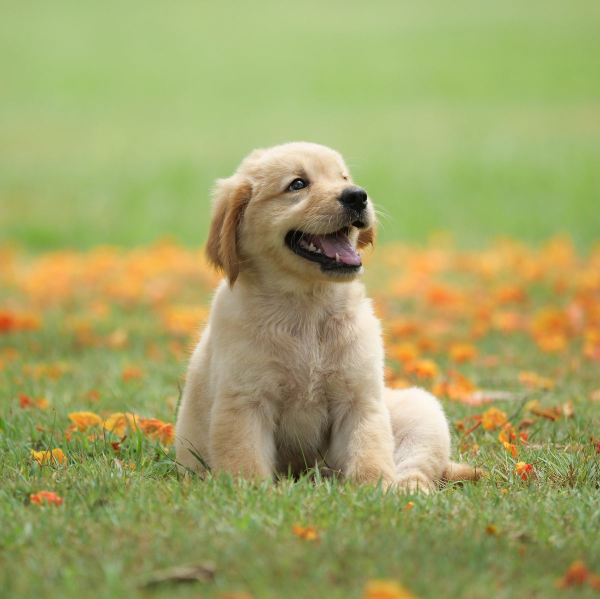
#> input picture lab-session/02-image-processing-basics/data/dog1.jpg, 1200 x 1197 px (shown at 1/2 size)
$ jupyter execute image_processing_basics_lab.ipynb   (text cells are left out)
#> lines starting #> are read from the running program, lines starting #| are printed output that depends on the picture; after the words box and inside, x2 and y2 are one past the last pixel; in counts of white or black regions, pixels touching at a corner belong together; pictures that were not available may be replaced by others from this repository, and a replacement may not be noted
[cell 1]
from pathlib import Path

import cv2
import matplotlib.pyplot as plt
import numpy as np

BASE_DIR = Path.cwd()
if not (BASE_DIR / "data").exists():
    BASE_DIR = Path("lab-session/02-image-processing-basics")

DATA_DIR = BASE_DIR / "data"
OUTPUT_DIR = BASE_DIR / "outputs"
OUTPUT_DIR.mkdir(exist_ok=True)

DOG_PATH = DATA_DIR / "dog1.jpg"
VIEW_PATH = DATA_DIR / "view.png"
CAT_PATH = DATA_DIR / "cat.jpg"
print("Base dir:", BASE_DIR.resolve())

[cell 2]
gray = cv2.imread(str(DOG_PATH), cv2.IMREAD_GRAYSCALE)
#> gray: shape (1197, 1200); min 0, max 255, mean 156.5
if gray is None:
    raise FileNotFoundError(DOG_PATH)

_, binary_fixed = cv2.threshold(gray, 127, 255, cv2.THRESH_BINARY)
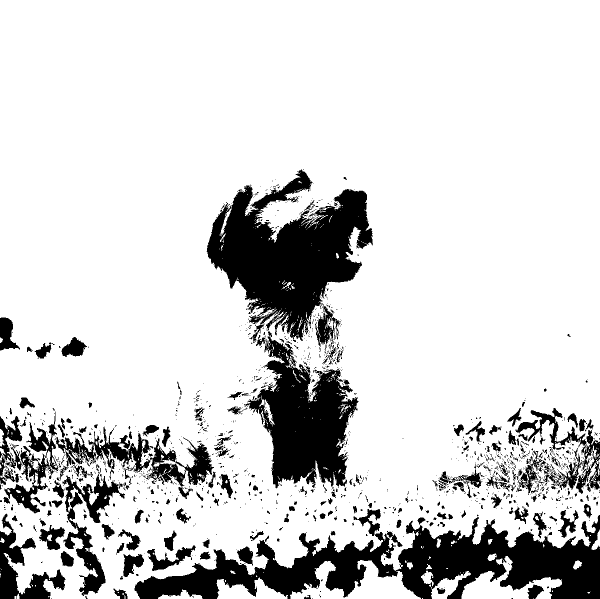
#> binary_fixed: shape (1197, 1200) (shown at 1/2 size); 83.2% white; 1433 black regions (1166 under 20 px), largest, box (x1, y1, x2, y2) and area: (269, 1030, 1200, 1197) 67189, (413, 338, 746, 686) 56117, (488, 661, 717, 977) 35115
otsu_threshold, binary_otsu = cv2.threshold(gray, 0, 255, cv2.THRESH_BINARY + cv2.THRESH_OTSU)
#> binary_otsu: shape (1197, 1200); 60.1% white; 398 black regions (364 under 20 px), largest, box (x1, y1, x2, y2) and area: (0, 336, 1200, 1197) 551729, (20, 458, 165, 505) 4093, (1160, 390, 1200, 491) 2526
#> otsu_threshold = 151

fig, axes = plt.subplots(1, 3, figsize=(12, 4))
axes[0].imshow(gray, cmap="gray")
axes[0].set_title("Gray")
axes[1].imshow(binary_fixed, cmap="gray")
axes[1].set_title("Fixed threshold")
axes[2].imshow(binary_otsu, cmap="gray")
axes[2].set_title(f"Otsu ({otsu_threshold:.1f})")
for ax in axes:
    ax.axis("off")
plt.tight_layout()

[cell 3]
kernel = cv2.getStructuringElement(cv2.MORPH_RECT, (5, 5))
erosion = cv2.erode(binary_otsu, kernel, iterations=1)
#> erosion: shape (1197, 1200); 55% white; 37 black regions, largest, box (x1, y1, x2, y2) and area: (0, 334, 1200, 1197) 620878, (18, 456, 167, 507) 5003, (832, 670, 918, 757) 3363
dilation = cv2.dilate(binary_otsu, kernel, iterations=1)
#> dilation: shape (1197, 1200); 67.2% white; 233 black regions (165 under 20 px), largest, box (x1, y1, x2, y2) and area: (0, 342, 1200, 1197) 415678, (939, 558, 1200, 919) 34748, (904, 802, 1014, 905) 3444
opening = cv2.morphologyEx(binary_otsu, cv2.MORPH_OPEN, kernel)
#> opening: shape (1197, 1200); 58.1% white; 78 black regions (57 under 20 px), largest, box (x1, y1, x2, y2) and area: (0, 336, 1200, 1197) 583273, (20, 458, 165, 505) 4139, (1160, 390, 1200, 491) 2598
closing = cv2.morphologyEx(binary_otsu, cv2.MORPH_CLOSE, kernel)
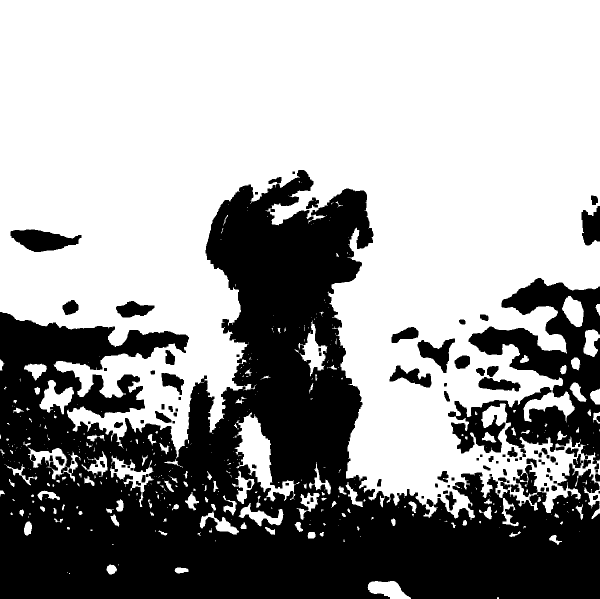
#> closing: shape (1197, 1200) (shown at 1/2 size); 61.8% white; 112 black regions (1 under 20 px), largest, box (x1, y1, x2, y2) and area: (0, 340, 1200, 1197) 472541, (896, 556, 1200, 939) 49531, (21, 459, 163, 504) 4031

images = [binary_otsu, erosion, dilation, opening, closing]
titles = ["Binary", "Erosion", "Dilation", "Opening", "Closing"]

fig, axes = plt.subplots(1, 5, figsize=(16, 4))
for ax, image, title in zip(axes, images, titles):
    ax.imshow(image, cmap="gray")
    ax.set_title(title)
    ax.axis("off")
#> this loop made 5 passes
#> title on passes 1 to 5: 'Binary', 'Erosion', 'Dilation', 'Opening', 'Closing'
plt.tight_layout()

[cell 4]
def gamma_correction(image, gamma):
#> called with gamma = 0.5
    image_float = image.astype(np.float32) / 255.0
    corrected = np.power(image_float, 1.0 / gamma)
    return np.uint8(np.clip(corrected * 255.0, 0, 255))

gamma_dark = gamma_correction(gray, 0.5)
gamma_bright = gamma_correction(gray, 2.0)
equalized = cv2.equalizeHist(gray)
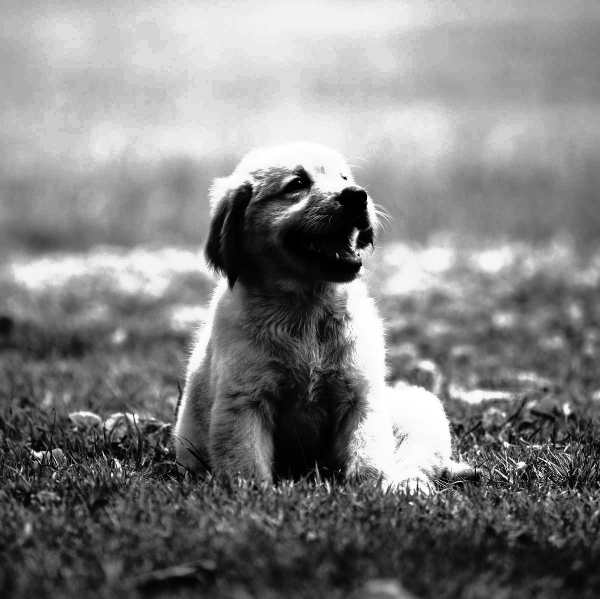
#> equalized: shape (1197, 1200) (shown at 1/2 size); min 0, max 255, mean 129.1

fig, axes = plt.subplots(2, 4, figsize=(14, 7))
tone_images = [gray, gamma_dark, gamma_bright, equalized]
tone_titles = ["Original", "Gamma 0.5", "Gamma 2.0", "Equalized"]
for idx, (image, title) in enumerate(zip(tone_images, tone_titles)):
    axes[0, idx].imshow(image, cmap="gray")
    axes[0, idx].set_title(title)
    axes[0, idx].axis("off")
    axes[1, idx].hist(image.ravel(), bins=32, color="black")
    axes[1, idx].set_title(f"Hist: {title}")
#> this loop made 4 passes
#> title on passes 1 to 4: 'Original', 'Gamma 0.5', 'Gamma 2.0', 'Equalized'
plt.tight_layout()
#> figure, not shown here; panel 5: tallest bar 225129 high, from x = 175.3 to 183.3; panel 6: tallest bar 193915 high, from x = 127.5 to 135.5; panel 7: tallest bar 319462 high, from x = 207.2 to 215.2; panel 8: tallest bar 59087 high, from x = 143.4 to 151.4

[cell 5]
view_gray = cv2.imread(str(VIEW_PATH), cv2.IMREAD_GRAYSCALE)
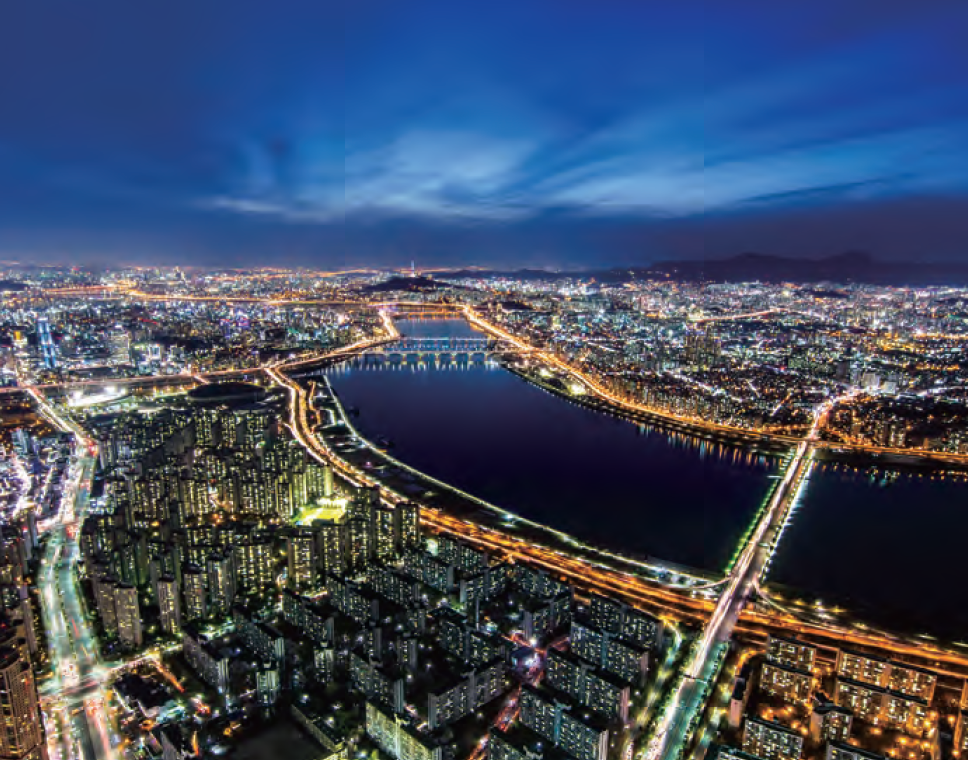
#> input picture lab-session/02-image-processing-basics/data/view.png, 968 x 760 px
#> view_gray: shape (760, 968); min 0, max 255, mean 79.2
if view_gray is None:
    raise FileNotFoundError(VIEW_PATH)

average_kernel = np.ones((5, 5), dtype=np.float32) / 25.0
average_blur = cv2.filter2D(view_gray, -1, average_kernel)
gaussian_blur = cv2.GaussianBlur(view_gray, (5, 5), 0)
emboss_kernel = np.array([[-1.0, 0.0, 0.0], [0.0, 0.0, 0.0], [0.0, 0.0, 1.0]], dtype=np.float32)
emboss = cv2.filter2D(view_gray.astype(np.int16), -1, emboss_kernel)
emboss = np.uint8(np.clip(emboss + 128, 0, 255))
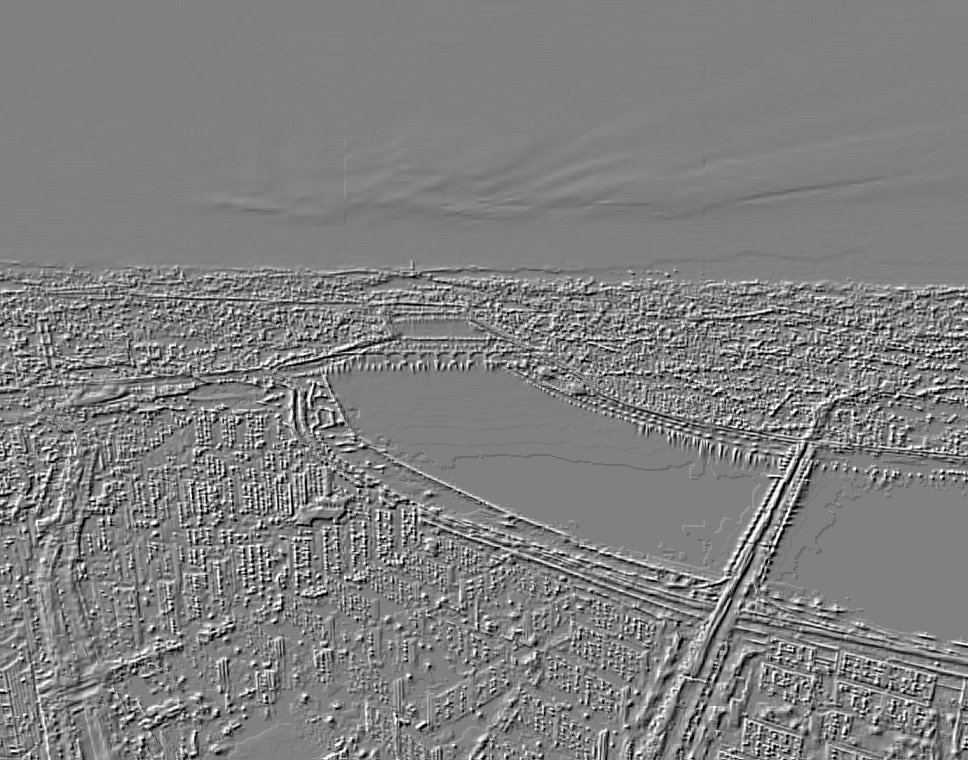
#> emboss: shape (760, 968); min 0, max 255, mean 128

fig, axes = plt.subplots(1, 4, figsize=(15, 4))
filter_images = [view_gray, average_blur, gaussian_blur, emboss]
filter_titles = ["Original", "Average blur", "Gaussian blur", "Emboss"]
for ax, image, title in zip(axes, filter_images, filter_titles):
    ax.imshow(image, cmap="gray")
    ax.set_title(title)
    ax.axis("off")
#> this loop made 4 passes
plt.tight_layout()

[cell 6]
cat_bgr = cv2.imread(str(CAT_PATH))
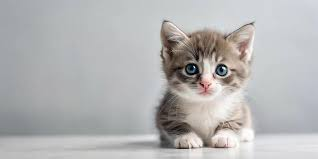
#> input picture lab-session/cat.png, 318 x 159 px, given in place of cat.jpg, which was not available
#> cat_bgr is the input picture: shape (159, 318, 3); mean B, G, R 180, 179.7, 180.3
if cat_bgr is None:
    raise FileNotFoundError(CAT_PATH)

h, w = cat_bgr.shape[:2]
#> h = 159; w = 318
translated = cv2.warpAffine(cat_bgr, np.float32([[1, 0, 60], [0, 1, 40]]), (w, h))
rotated = cv2.warpAffine(cat_bgr, cv2.getRotationMatrix2D((w / 2, h / 2), 25, 1.0), (w, h))
reflected = cv2.flip(cat_bgr, 1)
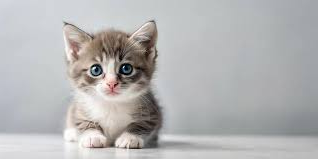
#> reflected: shape (159, 318, 3); mean B, G, R 180, 179.7, 180.3
scaled = cv2.resize(cat_bgr, dsize=(0, 0), fx=1.2, fy=1.2, interpolation=cv2.INTER_LINEAR)
scaled = scaled[:h, :w]
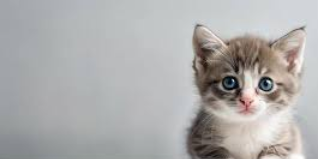
#> scaled: shape (159, 318, 3); mean B, G, R 172.2, 172.8, 173.9
if scaled.shape[:2] != (h, w):
    padded = np.zeros_like(cat_bgr)
    padded[: scaled.shape[0], : scaled.shape[1]] = scaled
    scaled = padded

geo_images = [cat_bgr, translated, rotated, reflected]
geo_titles = ["Original", "Translate", "Rotate", "Reflect"]
fig, axes = plt.subplots(1, 4, figsize=(16, 4))
for ax, image, title in zip(axes, geo_images, geo_titles):
    ax.imshow(cv2.cvtColor(image, cv2.COLOR_BGR2RGB))
    ax.set_title(title)
    ax.axis("off")
#> this loop made 4 passes
plt.tight_layout()

summary = np.vstack([
    np.hstack([cv2.resize(cat_bgr, (320, 240)), cv2.resize(translated, (320, 240))]),
    np.hstack([cv2.resize(rotated, (320, 240)), cv2.resize(reflected, (320, 240))]),
])
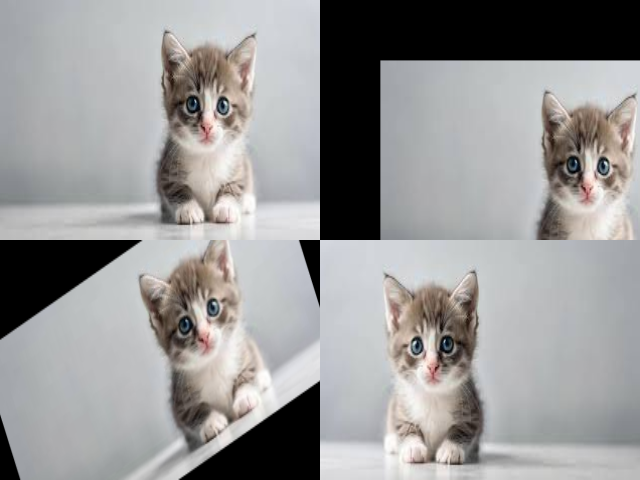
#> summary: shape (480, 640, 3); mean B, G, R 151.5, 151.6, 152.3
summary_path = OUTPUT_DIR / "image_processing_summary.jpg"
cv2.imwrite(str(summary_path), summary)
print("Saved summary image to:", summary_path.resolve())
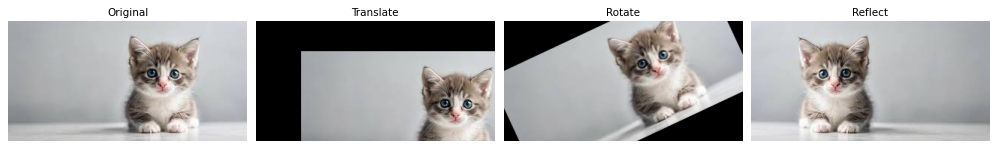
#> figure drawn by matplotlib, 4 panels
